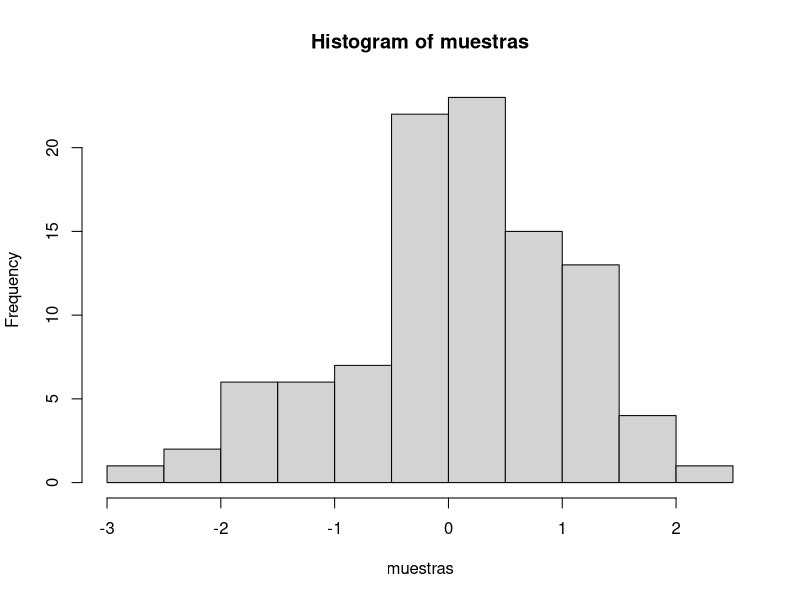

Source code (R):
## ---- chunk 1
knitr::opts_chunk$set(message=FALSE,warning=FALSE, cache=TRUE)
## ---- chunk 2
muestras <- rnorm(100, mean=0, sd=1)
hist(muestras)
